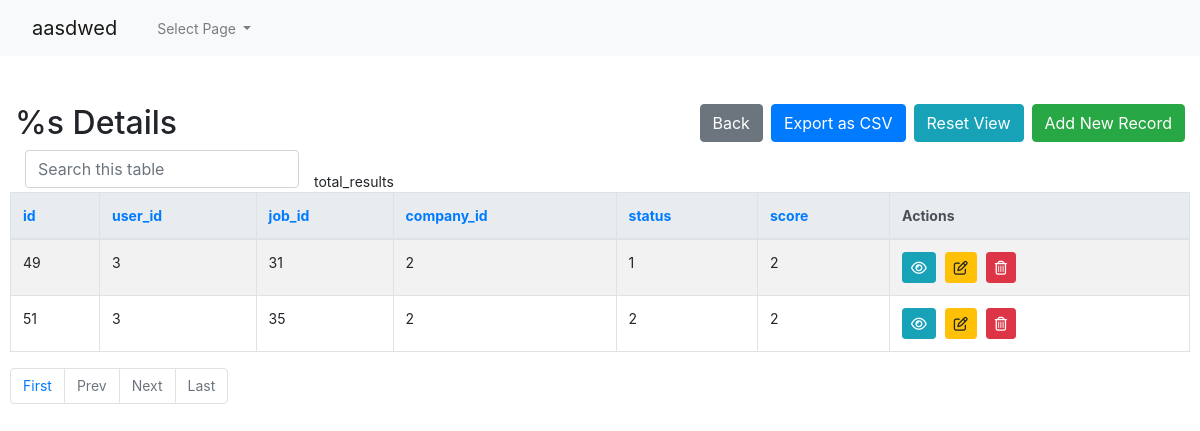
The app's page /company/a/applications-index.php with its own data.
### tables this page shows
CREATE TABLE `applications` (
  `id` int(11) NOT NULL,
  `user_id` int(11) DEFAULT NULL,
  `job_id` int(11) DEFAULT NULL,
  `company_id` int(11) DEFAULT NULL,
  `status` varchar(255) DEFAULT NULL,
  `score` int(11) DEFAULT NULL
);

### company/a/config.php (called while the page is built, shortened)
<?php
$no_of_records_per_page = '10';
$protocol               = (isset($_SERVER['HTTPS']) && $_SERVER['HTTPS'] == 'on') ? 'https' : 'http';
$domain                 = $protocol . '://' . $_SERVER['HTTP_HOST'];
?>

### company/a/applications-index.php (the view, shortened to what this page needs)
<?php
require_once('config.php');
require_once('helpers.php');
$isCsvExport = isset($_GET['export']) && $_GET['export'] == 'csv';
$script   = $_SERVER['SCRIPT_NAME'];
$parameters   = $_GET ? $_SERVER['QUERY_STRING'] : "" ;
$currenturl = $domain. $script . '?' . $parameters;
if (isset($_GET['pageno'])) {
    $pageno = $_GET['pageno'];
} else {
    $pageno = 1;
}
$offset = ($pageno-1) * $no_of_records_per_page;
$order = 'id';
$sortBy = array('asc', 'desc'); $sort = 'asc';
$where_statement = " WHERE 1=1 ";
if (!empty($_GET['search'])) {
    $search = mysqli_real_escape_string($link, $_GET['search']);
    if (strpos('`applications`.`id`, `applications`.`user_id`, `applications`.`job_id`, `applications`.`company_id`, `applications`.`status`, `applications`.`score`', ',')) {
        $where_statement .= " AND CONCAT_WS (`applications`.`id`, `applications`.`user_id`, `applications`.`job_id`, `applications`.`company_id`, `applications`.`status`, `applications`.`score`) LIKE '%$search%'";
    } else {
        $where_statement .= " AND `applications`.`id`, `applications`.`user_id`, `applications`.`job_id`, `applications`.`company_id`, `applications`.`status`, `applications`.`score` LIKE '%$search%'";
    }
} else {
    $search = "";
}
$order_clause = !empty($order) ? "ORDER BY `$order` $sort" : '';
$group_clause = !empty($order) && $order == 'id' ? "GROUP BY `applications`.`$order`" : '';
$sql = "SELECT `applications`.*
        FROM `applications`
        $where_statement
        $group_clause
        $order_clause";
if (!$isCsvExport) {
    $sql .= " LIMIT $offset, $no_of_records_per_page";
}
$result = mysqli_query($link, $sql);
$count_pages = "SELECT COUNT(*) AS count
                FROM `applications`
                $where_statement";
?><!DOCTYPE html>
<html lang="en">
<head>
    <link rel="stylesheet" href="https://stackpath.bootstrapcdn.com/bootstrap/4.5.0/css/bootstrap.min.css">
</head>
<body>
    <?php require_once('navbar.php'); ?>
    <section class="pt-5">
        <div class="container-fluid">
            <div class="row">
                <div class="col-md-12">
                    <div class="page-header clearfix">
                        <?php
                        $str = <<<'EOD'
                        aasd
                        EOD;
                        ?>
                        <h2 class="float-left"><?php translate('%s Details', true, $str) ?></h2>
                        <a href="applications-create.php" class="btn btn-success float-right"><?php translate('Add New Record') ?></a>
                        <a href="applications-index.php" class="btn btn-info float-right mr-2"><?php translate('Reset View') ?></a>
                        <a href="applications-index.php?export=csv" class="btn btn-primary float-right mr-2"><?php translate('Export as CSV') ?></a>
                        <a href="javascript:history.back()" class="btn btn-secondary float-right mr-2"><?php translate('Back') ?></a>
                    </div>
                    <div class="form-row">
                        <form action="applications-index.php" method="get">
                            <div class="col"> <input type="text" class="form-control" placeholder="<?php translate('Search this table') ?>" name="search"></div>
                        </form>
                        <br>
                        <?php
                        if($result) :
                            if(mysqli_num_rows($result) > 0) :
                                $number_of_results = mysqli_fetch_assoc(mysqli_query($link, $count_pages))['count'];
                                $total_pages = ceil($number_of_results / $no_of_records_per_page);
                                ?>
                                <table class='table table-bordered table-striped'>
                                    <thead class='thead-light'>
                                        <tr>
                                            <?php 									$columnname = "id";
									$sort_link = isset($_GET["order"]) && $_GET["order"] == $columnname && $_GET["sort"] == "asc" ? "desc" : "asc";
									$sort_link = isset($_GET["order"]) && $_GET["order"] == $columnname && $_GET["sort"] == "desc" ? "asc" : $sort_link;
									echo "<th><a href=?search=$search&order=id&sort=".$sort_link.">id</a></th>";
									$columnname = "user_id";
									$sort_link = isset($_GET["order"]) && $_GET["order"] == $columnname && $_GET["sort"] == "asc" ? "desc" : "asc";
									$sort_link = isset($_GET["order"]) && $_GET["order"] == $columnname && $_GET["sort"] == "desc" ? "asc" : $sort_link;
									echo "<th><a href=?search=$search&order=user_id&sort=".$sort_link.">user_id</a></th>";
									$columnname = "job_id";
									$sort_link = isset($_GET["order"]) && $_GET["order"] == $columnname && $_GET["sort"] == "asc" ? "desc" : "asc";
									$sort_link = isset($_GET["order"]) && $_GET["order"] == $columnname && $_GET["sort"] == "desc" ? "asc" : $sort_link;
									echo "<th><a href=?search=$search&order=job_id&sort=".$sort_link.">job_id</a></th>";
									$columnname = "company_id";
									$sort_link = isset($_GET["order"]) && $_GET["order"] == $columnname && $_GET["sort"] == "asc" ? "desc" : "asc";
									$sort_link = isset($_GET["order"]) && $_GET["order"] == $columnname && $_GET["sort"] == "desc" ? "asc" : $sort_link;
									echo "<th><a href=?search=$search&order=company_id&sort=".$sort_link.">company_id</a></th>";
									$columnname = "status";
									$sort_link = isset($_GET["order"]) && $_GET["order"] == $columnname && $_GET["sort"] == "asc" ? "desc" : "asc";
									$sort_link = isset($_GET["order"]) && $_GET["order"] == $columnname && $_GET["sort"] == "desc" ? "asc" : $sort_link;
									echo "<th><a href=?search=$search&order=status&sort=".$sort_link.">status</a></th>";
									$columnname = "score";
									$sort_link = isset($_GET["order"]) && $_GET["order"] == $columnname && $_GET["sort"] == "asc" ? "desc" : "asc";
									$sort_link = isset($_GET["order"]) && $_GET["order"] == $columnname && $_GET["sort"] == "desc" ? "asc" : $sort_link;
									echo "<th><a href=?search=$search&order=score&sort=".$sort_link.">score</a></th>";
 ?>
                                            <th><?php translate('Actions'); ?></th>
                                        </tr>
                                    </thead>
                                    <tbody>
                                        <?php while($row = mysqli_fetch_array($result)): ?>
                                            <tr>
                                                <?php echo "<td>" . htmlspecialchars($row['id'] ?? "") . "</td>";
										echo "<td>" . htmlspecialchars($row['user_id'] ?? "") . "</td>";
										echo "<td>" . htmlspecialchars($row['job_id'] ?? "") . "</td>";
										echo "<td>" . htmlspecialchars($row['company_id'] ?? "") . "</td>";
																					echo "<td>";
											echo nl2br(htmlspecialchars($row['status'] ?? ""));
											echo "</td>"."\n\t\t\t\t\t\t\t\t\t\t\t\t";echo "<td>" . htmlspecialchars($row['score'] ?? "") . "</td>";
										 ?>
                                                <td>
                                                    <?php
                                                    $column_id = 'id';
                                                    if (!empty($column_id)): ?>
                                                        <a id='read-<?php echo $row['id']; ?>' href='applications-read.php?id=<?php echo $row['id']; ?>' title='<?php echo addslashes(translate('View Record', false)); ?>' data-toggle='tooltip' class='btn btn-sm btn-info'><i class='far fa-eye'></i></a>
                                                        <a id='update-<?php echo $row['id']; ?>' href='applications-update.php?id=<?php echo $row['id']; ?>' title='<?php echo addslashes(translate('Update Record', false)); ?>' data-toggle='tooltip' class='btn btn-sm btn-warning'><i class='far fa-edit'></i></a>
                                                        <a id='delete-<?php echo $row['id']; ?>' href='applications-delete.php?id=<?php echo $row['id']; ?>' title='<?php echo addslashes(translate('Delete Record', false)); ?>' data-toggle='tooltip' class='btn btn-sm btn-danger'><i class='far fa-trash-alt'></i></a>
                                                    <?php else: ?>
                                                        <?php echo addslashes(translate('unsupported_no_pk')); ?>
                                                    <?php endif; ?>
                                                </td>
                                            </tr>
                                        <?php endwhile; ?>
                                    </tbody>
                                </table>
                                <ul class="pagination" align-right>
                                <?php
                                    $new_url = preg_replace('/&?pageno=[^&]*/', '', $currenturl);
                                    ?>
                                    <li class="page-item"><a class="page-link" href="<?php echo $new_url .'&pageno=1' ?>"><?php translate('First') ?></a></li>
                                    <li class="page-item <?php if($pageno <= 1){ echo 'disabled'; } ?>">
                                        <a class="page-link" href="<?php if($pageno <= 1){ echo '#'; } else { echo $new_url ."&pageno=".($pageno - 1); } ?>"><?php translate('Prev') ?></a>
                                    </li>
                                    <li class="page-item <?php if($pageno >= $total_pages){ echo 'disabled'; } ?>">
                                        <a class="page-link" href="<?php if($pageno >= $total_pages){ echo '#'; } else { echo $new_url . "&pageno=".($pageno + 1); } ?>"><?php translate('Next') ?></a>
                                    </li>
                                    <li class="page-item <?php if($pageno >= $total_pages){ echo 'disabled'; } ?>">
                                        <a class="page-item"><a class="page-link" href="<?php echo $new_url .'&pageno=' . $total_pages; ?>"><?php translate('Last') ?></a>
                                    </li>
                                </ul>
                            <?php else: ?>
                            <p class='lead'><em><?php translate('No records were found.') ?></em></p>
                        <?php endif ?>
                    <?php else: ?>
                        <div class="alert alert-danger" role="alert">
                            ERROR: Could not able to execute <?php echo $sql. " " . mysqli_error($link); ?>
                        </div>
                    <?php endif ?>
                </div>
            </div>
        </div>
    </section>
</body>
</html>

### company/a/applications-index.php (style rules this page uses)
.page-header h2 { margin-top: 0; }
table tr td:last-child a { margin-right: 5px; }
body { font-size: 14px; }

### records on screen
applications: id "49", user "3", job "31", company "2", status "1", score "2"
applications: id "51", user "3", job "35", company "2", status "2", score "2"

### other values on screen
$key "Select Page %s Details Add New Record Reset View Export as CSV Back total_results Actions First Prev Next Last"
